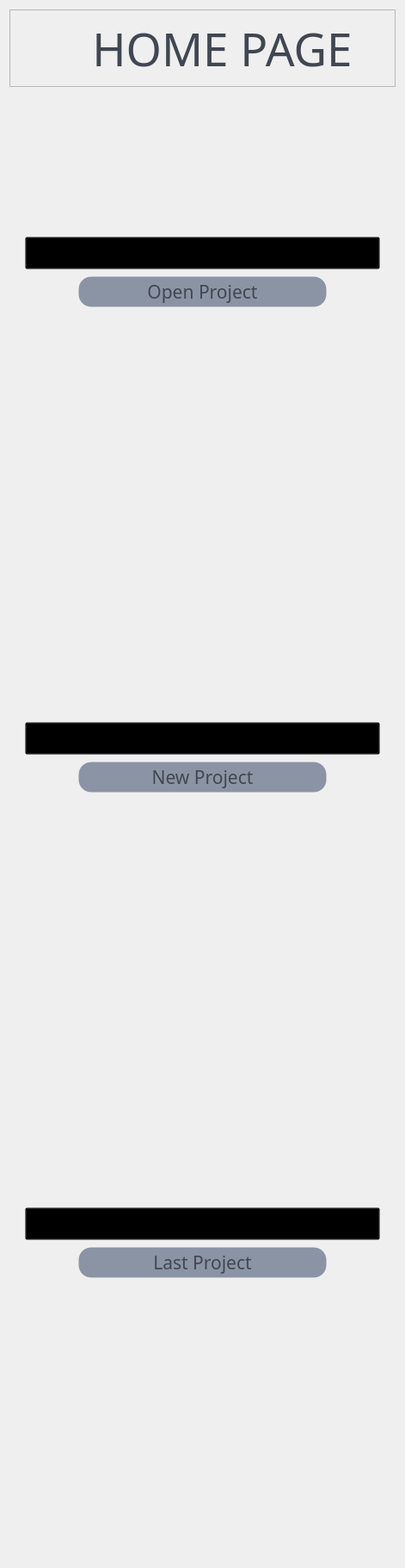
                 <widget class="QWidget" name="page_home">
                  <property name="styleSheet">
                   <string notr="true"/>
                  </property>
                  <layout class="QVBoxLayout" name="verticalLayout_15">
                   <item>
                    <widget class="QFrame" name="frame_home_title">
                     <property name="maximumSize">
                      <size>
                       <width>16777215</width>
                       <height>90</height>
                      </size>
                     </property>
                     <property name="frameShape">
                      <enum>QFrame::StyledPanel</enum>
                     </property>
                     <property name="frameShadow">
                      <enum>QFrame::Raised</enum>
                     </property>
                     <layout class="QHBoxLayout" name="horizontalLayout_6">
                      <item>
                       <spacer name="hs_1">
                        <property name="orientation">
                         <enum>Qt::Horizontal</enum>
                        </property>
                        <property name="sizeHint" stdset="0">
                         <size>
                          <width>40</width>
                          <height>20</height>
                         </size>
                        </property>
                       </spacer>
                      </item>
                      <item>
                       <widget class="QPushButton" name="icon_lab_home">
                        <property name="maximumSize">
                         <size>
                          <width>81</width>
                          <height>81</height>
                         </size>
                        </property>
                        <property name="styleSheet">
                         <string notr="true">/* Normal state */
QPushButton {
    background-color:transparent;
}

/* Hover state */
QPushButton:hover {
    background-color:transparent;
	border:none;
}</string>
                        </property>
                        <property name="text">
                         <string/>
                        </property>
                        <property name="icon">
                         <iconset resource="../ressource.qrc">
                          <normaloff>:/icons/icons/folder.png</normaloff>:/icons/icons/folder.png</iconset>
                        </property>
                        <property name="iconSize">
                         <size>
                          <width>80</width>
                          <height>80</height>
                         </size>
                        </property>
                        <property name="flat">
                         <bool>true</bool>
                        </property>
                       </widget>
                      </item>
                      <item>
                       <widget class="QLabel" name="lab_home">
                        <property name="maximumSize">
                         <size>
                          <width>16777215</width>
                          <height>150</height>
                         </size>
                        </property>
                        <property name="font">
                         <font>
                          <family>Quicksand</family>
                          <pointsize>40</pointsize>
                          <bold>false</bold>
                         </font>
                        </property>
                        <property name="styleSheet">
                         <string notr="true">background-color:transparent;color:#414752;</string>
                        </property>
                        <property name="text">
                         <string>HOME PAGE</string>
                        </property>
                        <property name="alignment">
                         <set>Qt::AlignCenter</set>
                        </property>
                       </widget>
                      </item>
                      <item>
                       <spacer name="hs_2">
                        <property name="orientation">
                         <enum>Qt::Horizontal</enum>
                        </property>
                        <property name="sizeHint" stdset="0">
                         <size>
                          <width>40</width>
                          <height>20</height>
                         </size>
                        </property>
                       </spacer>
                      </item>
                     </layout>
                    </widget>
                   </item>
                   <item>
                    <widget class="QFrame" name="frame_home_active">
                     <property name="layoutDirection">
                      <enum>Qt::LeftToRight</enum>
                     </property>
                     <property name="frameShape">
                      <enum>QFrame::NoFrame</enum>
                     </property>
                     <property name="frameShadow">
                      <enum>QFrame::Raised</enum>
                     </property>
                     <layout class="QVBoxLayout" name="verticalLayout_105">
                      <item>
                       <widget class="QFrame" name="frame_openProject">
                        <property name="frameShape">
                         <enum>QFrame::NoFrame</enum>
                        </property>
                        <property name="frameShadow">
                         <enum>QFrame::Raised</enum>
                        </property>
                        <layout class="QVBoxLayout" name="verticalLayout_16">
                         <item>
                          <spacer name="vs_16">
                           <property name="orientation">
                            <enum>Qt::Vertical</enum>
                           </property>
                           <property name="sizeType">
                            <enum>QSizePolicy::Fixed</enum>
                           </property>
                           <property name="sizeHint" stdset="0">
                            <size>
                             <width>20</width>
                             <height>150</height>
                            </size>
                           </property>
                          </spacer>
                         </item>
                         <item>
                          <widget class="QPushButton" name="icon_openProject">
                           <property name="font">
                            <font>
                             <family>Quicksand</family>
                             <pointsize>16</pointsize>
                            </font>
                           </property>
                           <property name="toolTip">
                            <string>Open a Project</string>
                           </property>
                           <property name="styleSheet">
                            <string notr="true">/* Normal state */
QPushButton {
    background-color:transparent;
}

/* Hover state */
QPushButton:hover {
    icon: url(:/icons/icons/folder_h.png);
	color:transparent;
	border:none
}</string>
                           </property>
                           <property name="text">
                            <string/>
                           </property>
                           <property name="icon">
                            <iconset resource="../ressource.qrc">
                             <normaloff>:/icons/icons/folder.png</normaloff>:/icons/icons/folder.png</iconset>
                           </property>
                           <property name="iconSize">
                            <size>
                             <width>100</width>
                             <height>100</height>
                            </size>
                           </property>
                          </widget>
                         </item>
                         <item>
                          <widget class="QPushButton" name="bnt_openProject">
                           <property name="font">
                            <font>
                             <family>Quicksand</family>
                             <pointsize>16</pointsize>
                            </font>
                           </property>
                           <property name="styleSheet">
                            <string notr="true">QPushButton{
	background-color:#8B94A4;
	border-style: solid;
	border-color: transparent;
	border-width: 5px;
	border-radius: 17px;
	margin-left : 60px;
	margin-right : 60px;
	color:#414752;
}
QPushButton:hover{
	color:#313134;
	background-color:#FFF;
}
QPushButton:pressed{
	background-color:#313134;
	color:#FFF;	
}</string>
                           </property>
                           <property name="text">
                            <string>Open Project</string>
                           </property>
                          </widget>
                         </item>
                         <item>
                          <spacer name="vs_17">
                           <property name="orientation">
                            <enum>Qt::Vertical</enum>
                           </property>
                           <property name="sizeHint" stdset="0">
                            <size>
                             <width>20</width>
                             <height>306</height>
                            </size>
                           </property>
                          </spacer>
                         </item>
                        </layout>
                       </widget>
                      </item>
                      <item>
                       <widget class="QFrame" name="frame_newProject">
                        <property name="frameShape">
                         <enum>QFrame::NoFrame</enum>
                        </property>
                        <property name="frameShadow">
                         <enum>QFrame::Raised</enum>
                        </property>
                        <layout class="QVBoxLayout" name="verticalLayout_17">
                         <item>
                          <spacer name="vs_14">
                           <property name="orientation">
                            <enum>Qt::Vertical</enum>
                           </property>
                           <property name="sizeType">
                            <enum>QSizePolicy::Fixed</enum>
                           </property>
                           <property name="sizeHint" stdset="0">
                            <size>
                             <width>20</width>
                             <height>150</height>
                            </size>
                           </property>
                          </spacer>
                         </item>
                         <item>
                          <widget class="QPushButton" name="icon_newProject">
                           <property name="font">
                            <font>
                             <family>Quicksand</family>
                             <pointsize>16</pointsize>
                            </font>
                           </property>
                           <property name="toolTip">
                            <string>Start a new Project</string>
                           </property>
                           <property name="styleSheet">
                            <string notr="true">/* Normal state */
QPushButton {
    background-color:transparent;
}

/* Hover state */
QPushButton:hover {
    icon: url(:/icons/icons/folder_h.png);
	color:transparent;
	border:none
}</string>
                           </property>
                           <property name="text">
                            <string/>
                           </property>
                           <property name="icon">
                            <iconset resource="../ressource.qrc">
                             <normaloff>:/icons/icons/folder.png</normaloff>:/icons/icons/folder.png</iconset>
                           </property>
                           <property name="iconSize">
                            <size>
                             <width>100</width>
                             <height>100</height>
                            </size>
                           </property>
                          </widget>
                         </item>
                         <item>
                          <widget class="QPushButton" name="btn_newProject">
                           <property name="font">
                            <font>
                             <family>Quicksand</family>
                             <pointsize>16</pointsize>
                            </font>
                           </property>
                           <property name="styleSheet">
                            <string notr="true">QPushButton{
	background-color:#8B94A4;
	border-style: solid;
	border-color: transparent;
	border-width: 5px;
	border-radius: 17px;
	margin-left : 60px;
	margin-right : 60px;
	color:#414752;
}
QPushButton:hover{
	color:#313134;
	background-color:#FFF;
}
QPushButton:pressed{
	background-color:#313134;
	color:#FFF;	
}</string>
                           </property>
                           <property name="text">
                            <string>New Project</string>
                           </property>
                           <property name="iconSize">
                            <size>
                             <width>60</width>
                             <height>60</height>
                            </size>
                           </property>
                          </widget>
                         </item>
                         <item>
                          <spacer name="vs_15">
                           <property name="orientation">
                            <enum>Qt::Vertical</enum>
                           </property>
                           <property name="sizeHint" stdset="0">
                            <size>
                             <width>20</width>
                             <height>306</height>
                            </size>
                           </property>
                          </spacer>
                         </item>
                        </layout>
                       </widget>
                      </item>
                      <item>
                       <widget class="QFrame" name="frame_lastProject">
                        <property name="styleSheet">
                         <string notr="true"/>
                        </property>
                        <property name="frameShape">
                         <enum>QFrame::NoFrame</enum>
                        </property>
                        <property name="frameShadow">
                         <enum>QFrame::Raised</enum>
                        </property>
                        <layout class="QVBoxLayout" name="verticalLayout_18">
                         <item>
                          <spacer name="vs_13">
                           <property name="orientation">
                            <enum>Qt::Vertical</enum>
                           </property>
                           <property name="sizeType">
                            <enum>QSizePolicy::Fixed</enum>
                           </property>
                           <property name="sizeHint" stdset="0">
                            <size>
                             <width>20</width>
                             <height>150</height>
                            </size>
                           </property>
                          </spacer>
                         </item>
                         <item>
                          <widget class="QPushButton" name="icon_lastProject">
                           <property name="font">
                            <font>
                             <family>Quicksand</family>
                             <pointsize>16</pointsize>
                            </font>
                           </property>
                           <property name="toolTip">
                            <string>Open the last Project</string>
                           </property>
                           <property name="styleSheet">
                            <string notr="true">/* Normal state */
QPushButton#icon_lastProject {
    background-color:transparent;
}

/* Hover state */
QPushButton#icon_lastProject:hover {
    icon: url(:/icons/icons/folder_h.png);
	color:transparent;
	border:none
}</string>
                           </property>
                           <property name="text">
                            <string/>
                           </property>
                           <property name="icon">
                            <iconset resource="../ressource.qrc">
                             <normaloff>:/icons/icons/folder.png</normaloff>:/icons/icons/folder.png</iconset>
                           </property>
                           <property name="iconSize">
                            <size>
                             <width>100</width>
                             <height>100</height>
                            </size>
                           </property>
                          </widget>
                         </item>
                         <item>
                          <widget class="QPushButton" name="btn_lastProject">
                           <property name="maximumSize">
                            <size>
                             <width>16777215</width>
                             <height>16777215</height>
                            </size>
                           </property>
                           <property name="font">
                            <font>
                             <family>Quicksand</family>
                             <pointsize>16</pointsize>
                            </font>
                           </property>
                           <property name="styleSheet">
                            <string notr="true">QPushButton#btn_lastProject{
	background-color:#8B94A4;
	border-style: solid;
	border-color: transparent;
	border-width: 5px;
	border-radius: 17px;
	margin-left : 60px;
	margin-right : 60px;
	color:#414752;
}
QPushButton#btn_lastProject:hover{
	color:#313134;
	background-color:#FFF;
}
QPushButton#btn_lastProject:pressed{
	background-color:#313134;
	color:#FFF;	
}</string>
                           </property>
                           <property name="text">
                            <string>Last Project</string>
                           </property>
                          </widget>
                         </item>
                         <item>
                          <spacer name="vs_12">
                           <property name="orientation">
                            <enum>Qt::Vertical</enum>
                           </property>
                           <property name="sizeHint" stdset="0">
                            <size>
                             <width>20</width>
                             <height>306</height>
                            </size>
                           </property>
                          </spacer>
                         </item>
                        </layout>
                       </widget>
                      </item>
                     </layout>
                    </widget>
                   </item>
                  </layout>
                 </widget>
